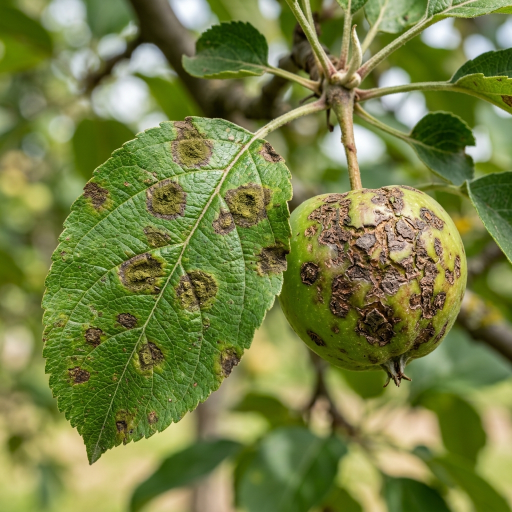
#> input picture aurora/samples/apple_scab.jpg, 1024 x 1024 px (shown at 1/2 size)
$ python -i preprocessor.py   (imports and definitions only)
#> lines starting #> are read from the running program, lines starting #| are printed output that depends on the picture
#> further down, picture is the input picture: PIL image 1024x1024 RGB; mean R, G, B 117.9, 127.8, 67.6
"""
Field Image Preprocessing Pipeline for Project Aurora.
Optimized for high-noon solar glare, harsh shadows, and mobile camera blur.
"""
import io
import math
from typing import Tuple, Dict, Any
import numpy as np
from PIL import Image, ImageOps, ImageEnhance

from aurora.config import (
    MAX_IMAGE_DIMENSION,
    WEBP_QUALITY,
    BLUR_THRESHOLD,
    GLARE_PIXEL_THRESHOLD,
    GLARE_AREA_RATIO_THRESHOLD
)
from aurora.schemas import PreprocessingMetrics


# [34 lines left out: functions detect_blur, detect_glare, not called in this run]


def apply_clahe_numpy(luminance: np.ndarray, grid_size=(4, 4), clip_limit=2.5) -> np.ndarray:
    """
    High-speed vectorized implementation of Adaptive Histogram Equalization.
    Processes localized tiles in parallel with clip-limiting to prevent noise over-amplification,
    delivering sub-60ms throughput for mobile edge latency targets.
    """
    h, w = luminance.shape
    ty_num, tx_num = grid_size
    tile_h = int(math.ceil(h / ty_num))
    tile_w = int(math.ceil(w / tx_num))

    tiled_equalized = np.zeros_like(luminance, dtype=np.uint8)

    for ty in range(ty_num):
        y0 = ty * tile_h
        y1 = min(y0 + tile_h, h)
        for tx in range(tx_num):
            x0 = tx * tile_w
            x1 = min(x0 + tile_w, w)
            tile = luminance[y0:y1, x0:x1]
            if tile.size == 0:
                continue

            hist, _ = np.histogram(tile, bins=256, range=(0, 256))
            clip_val = max(1, int(clip_limit * (tile.size / 256.0)))
            excess = np.maximum(hist - clip_val, 0).sum()
            hist = np.minimum(hist, clip_val)
            hist += excess // 256

            cdf = hist.cumsum().astype(np.float32)
            if cdf[-1] > 0:
                lut = ((cdf - cdf[0]) / (cdf[-1] - cdf[0]) * 255.0).astype(np.uint8)
            else:
                lut = np.arange(256, dtype=np.uint8)

            tiled_equalized[y0:y1, x0:x1] = lut[tile]

    # Mild spatial blend between global luminance and localized tiled equalization
    # to eliminate sharp boundary transitions while preserving shadow detail
    return (0.80 * tiled_equalized + 0.20 * luminance).astype(np.uint8)


def enhance_field_image(image: Image.Image) -> Image.Image:
    """
    Applies CLAHE on luminance and slight color-balance normalization to
    cut through blinding sun glare and pull detail from deep leaf shadows.
    """
    # Convert to YCbCr to isolate pure luminance channel
    ycbcr = image.convert("YCbCr")
#> ycbcr: PIL image 1024x1024 YCbCr; mean of channels 0, 1, 2 117.5, 99.2, 127.5
    y, cb, cr = ycbcr.split()
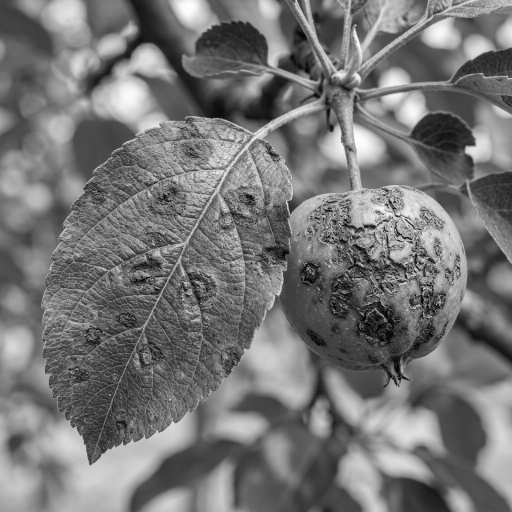
#> y: PIL image 1024x1024 L (shown at 1/2 size); min 0, max 255, mean 117.5
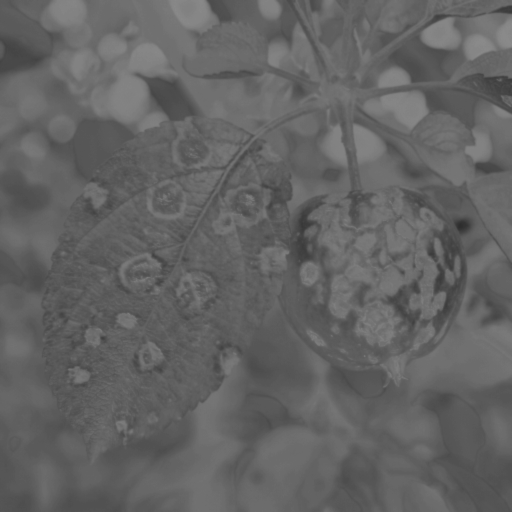
#> cb: PIL image 1024x1024 L (shown at 1/2 size); min 44, max 138, mean 99.2
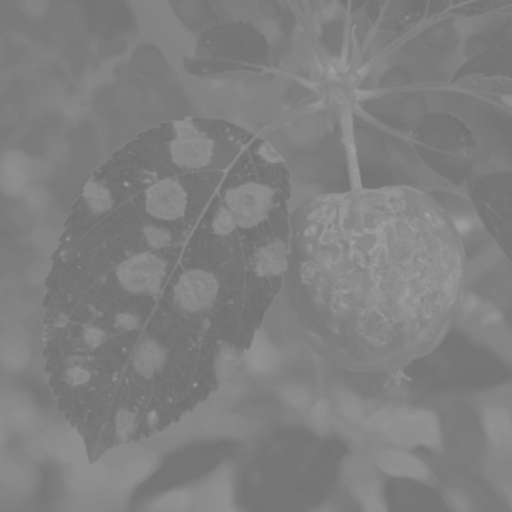
#> cr: PIL image 1024x1024 L (shown at 1/2 size); min 110, max 163, mean 127.5
    y_arr = np.array(y, dtype=np.uint8)

    # Apply CLAHE to Y channel
    y_eq_arr = apply_clahe_numpy(y_arr, grid_size=(8, 8), clip_limit=2.5)
#> after the loop in apply_clahe_numpy, `for ty in range(ty_num):`:
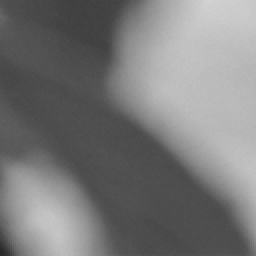
#> tile: shape (128, 128) (shown 2 times larger); min 39, max 210, mean 121.4
#> after the loop in apply_clahe_numpy, `for ty in range(ty_num):`:
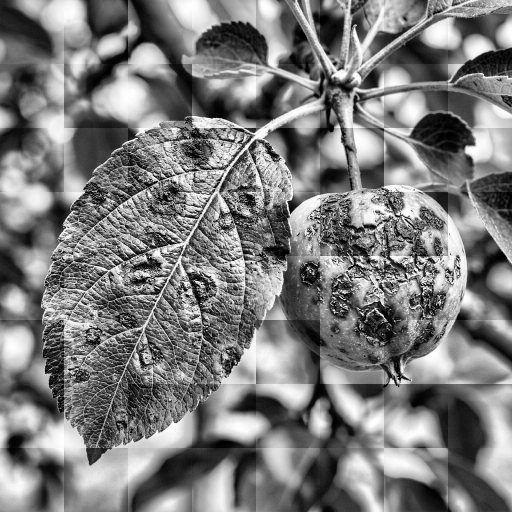
#> tiled_equalized: shape (1024, 1024) (shown at 1/2 size); min 0, max 255, mean 123.9
    y_enhanced = Image.fromarray(y_eq_arr, mode="L")

    # Recombine and convert back to RGB
    enhanced_ycbcr = Image.merge("YCbCr", (y_enhanced, cb, cr))
#> enhanced_ycbcr: PIL image 1024x1024 YCbCr; mean of channels 0, 1, 2 122.2, 99.2, 127.5
    enhanced_rgb = enhanced_ycbcr.convert("RGB")
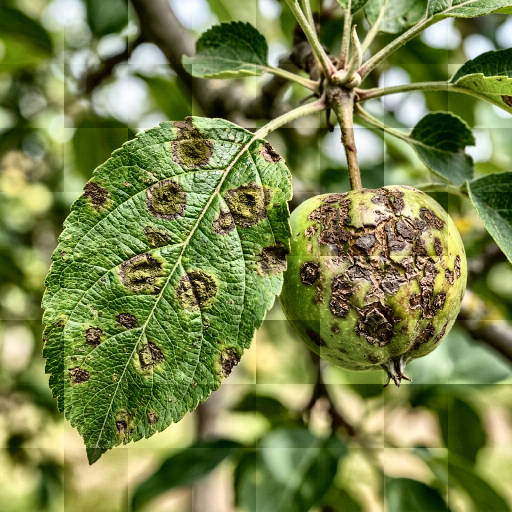
#> enhanced_rgb: PIL image 1024x1024 RGB (shown at 1/2 size); mean R, G, B 121.1, 132.1, 74.3

    # Modest micro-contrast polish
    enhancer = ImageEnhance.Contrast(enhanced_rgb)
    return enhancer.enhance(1.15)
#> returned value: PIL image 1024x1024 RGB


# [56 lines that did not run here, left out]

>>> from PIL import Image
>>> picture = Image.open('samples/apple_scab.jpg')
>>> result = enhance_field_image(picture)

$ run again, on aurora/samples/cotton_bacterial_blight.jpg
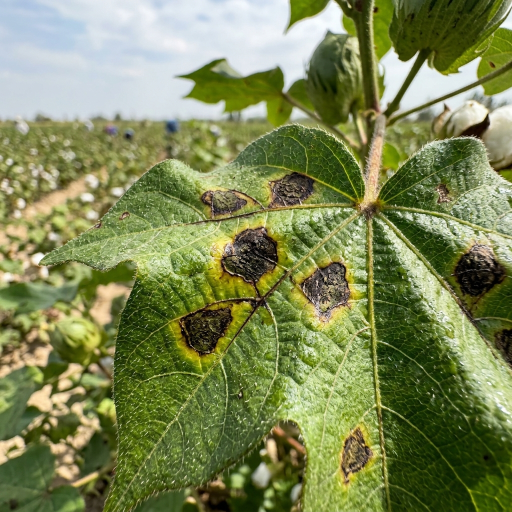
#> input picture aurora/samples/cotton_bacterial_blight.jpg, 1024 x 1024 px (shown at 1/2 size)
#> picture is the input picture: PIL image 1024x1024 RGB; mean R, G, B 125.5, 135.4, 86
#> ycbcr: PIL image 1024x1024 YCbCr; mean of channels 0, 1, 2 126.3, 104.6, 126.7
#> after the loop in apply_clahe_numpy, `for ty in range(ty_num):`:
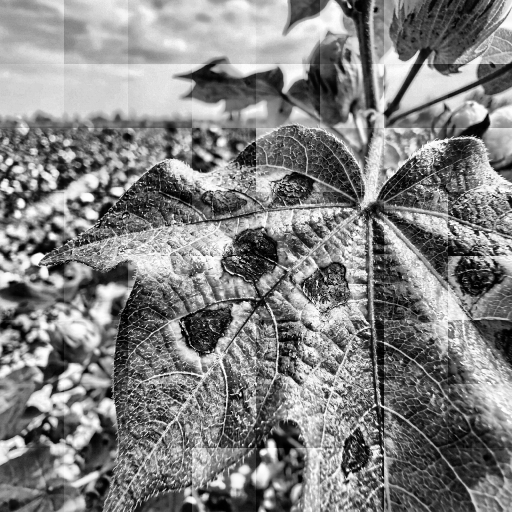
#> tiled_equalized: shape (1024, 1024) (shown at 1/2 size); min 0, max 255, mean 130.2
#> enhanced_ycbcr: PIL image 1024x1024 YCbCr; mean of channels 0, 1, 2 129, 104.6, 126.7
#> in enhance_field_image, `enhanced_rgb = enhanced_ycbcr.convert("RGB")`:
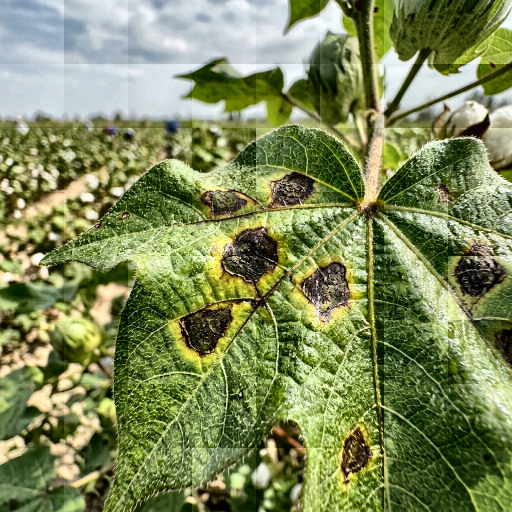
#> enhanced_rgb: PIL image 1024x1024 RGB (shown at 1/2 size); mean R, G, B 126.6, 137.5, 88.8

$ run again, on aurora/samples/cotton_spider_mite.jpg
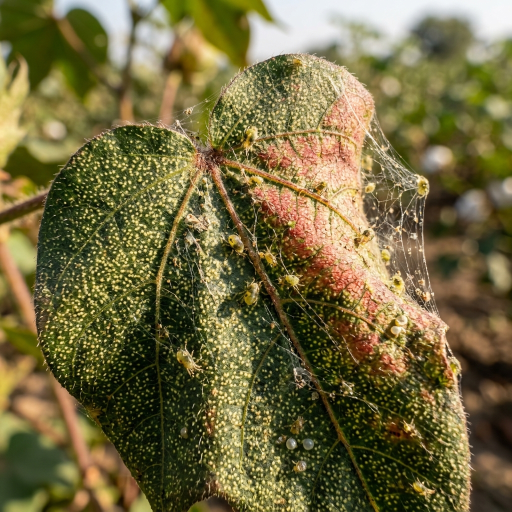
#> input picture aurora/samples/cotton_spider_mite.jpg, 1024 x 1024 px (shown at 1/2 size)
#> picture is the input picture: PIL image 1024x1024 RGB; mean R, G, B 115.3, 105.9, 64
#> ycbcr: PIL image 1024x1024 YCbCr; mean of channels 0, 1, 2 103.4, 105.1, 135.7
#> after the loop in apply_clahe_numpy, `for ty in range(ty_num):`:
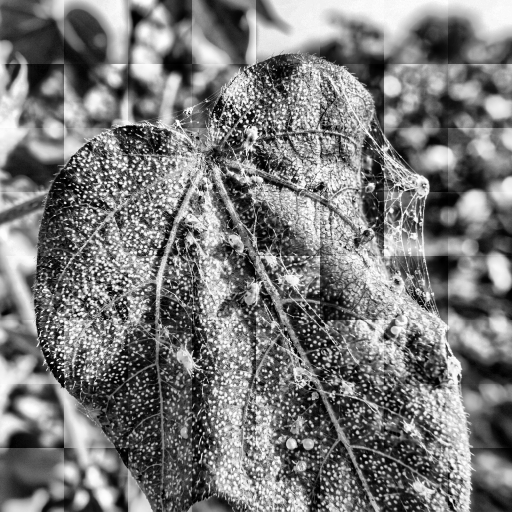
#> tiled_equalized: shape (1024, 1024) (shown at 1/2 size); min 0, max 255, mean 121.8
#> enhanced_ycbcr: PIL image 1024x1024 YCbCr; mean of channels 0, 1, 2 117.7, 105.1, 135.7
#> in enhance_field_image, `enhanced_rgb = enhanced_ycbcr.convert("RGB")`:
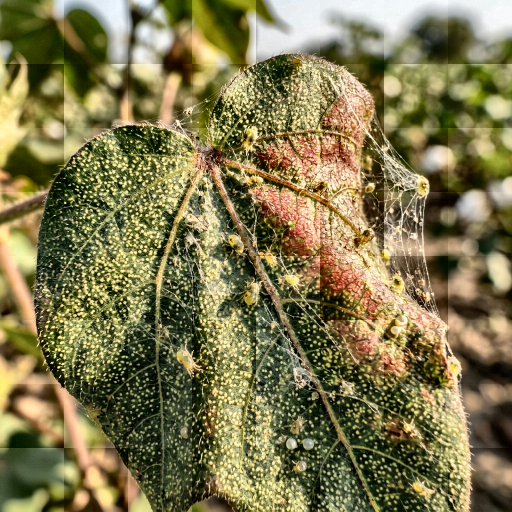
#> enhanced_rgb: PIL image 1024x1024 RGB (shown at 1/2 size); mean R, G, B 127.8, 119.7, 78

$ run again, on aurora/samples/cotton_verticillium_wilt.jpg
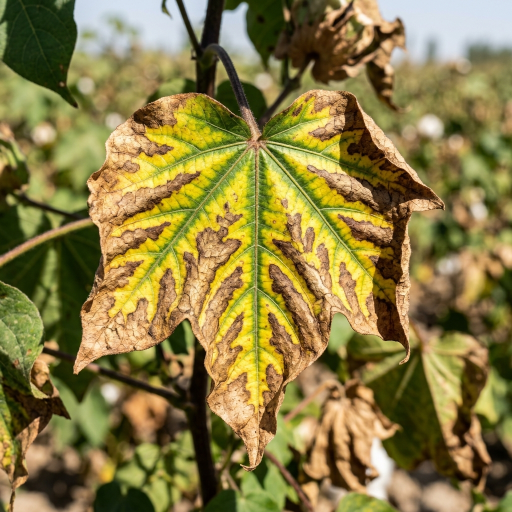
#> input picture aurora/samples/cotton_verticillium_wilt.jpg, 1024 x 1024 px (shown at 1/2 size)
#> picture is the input picture: PIL image 1024x1024 RGB; mean R, G, B 138.4, 124.3, 67.8
#> ycbcr: PIL image 1024x1024 YCbCr; mean of channels 0, 1, 2 121.6, 97, 139.2
#> after the loop in apply_clahe_numpy, `for ty in range(ty_num):`:
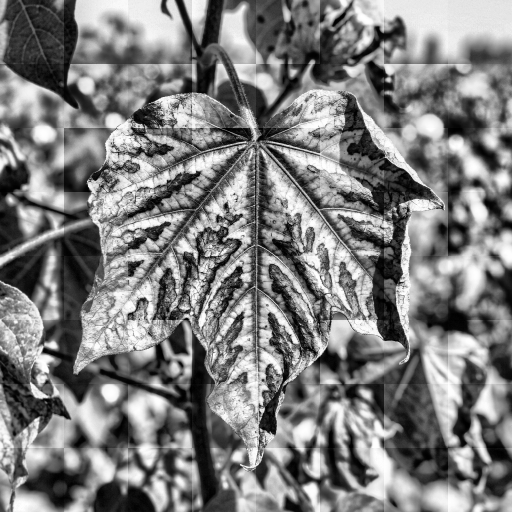
#> tiled_equalized: shape (1024, 1024) (shown at 1/2 size); min 0, max 255, mean 126.1
#> enhanced_ycbcr: PIL image 1024x1024 YCbCr; mean of channels 0, 1, 2 124.8, 97, 139.2
#> in enhance_field_image, `enhanced_rgb = enhanced_ycbcr.convert("RGB")`:
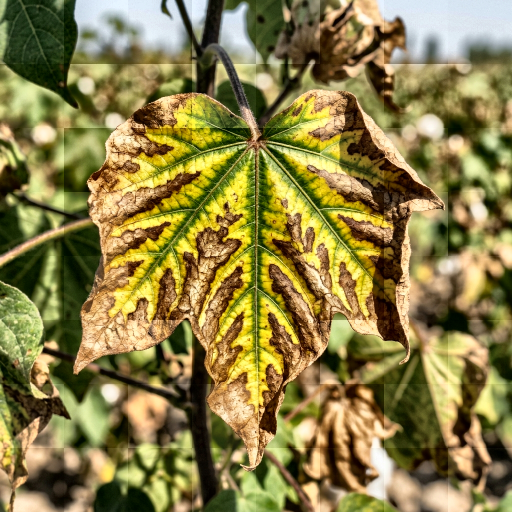
#> enhanced_rgb: PIL image 1024x1024 RGB (shown at 1/2 size); mean R, G, B 139.4, 127, 71.4
